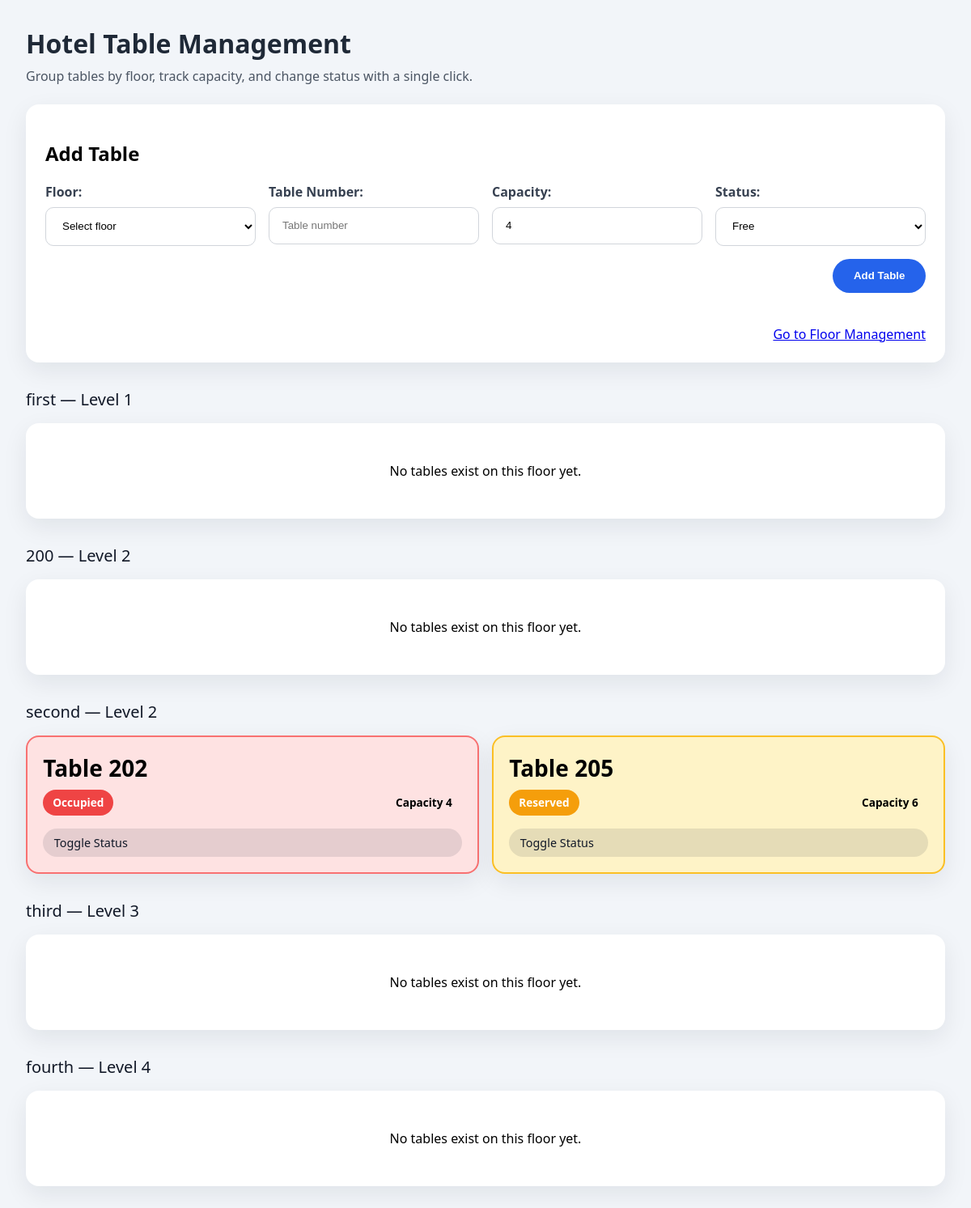
The page / on the database its author committed.
### tables/models.py (models this page shows, shortened)
class Floor(models.Model):
    name = models.CharField(max_length=100)
    level = models.IntegerField(default=1)
    class Meta:
        ordering = ['level', 'name']
    def __str__(self):
        return f"{self.name} (Level {self.level})"

class Table(models.Model):
    STATUS_FREE = 'free'
    STATUS_OCCUPIED = 'occupied'
    STATUS_RESERVED = 'reserved'
    STATUS_CHOICES = [
        (STATUS_FREE, 'Free'),
        (STATUS_OCCUPIED, 'Occupied'),
        (STATUS_RESERVED, 'Reserved'),
    ]
    floor = models.ForeignKey(Floor, on_delete=models.CASCADE, related_name='tables')
    number = models.IntegerField(unique=True)
    capacity = models.PositiveIntegerField(default=4)
    status = models.CharField(max_length=20, choices=STATUS_CHOICES, default=STATUS_FREE)
    class Meta:
        ordering = ['floor__level', 'number']
    @property
    def display_number(self):
        if self.number >= 100:
            return self.number
        return int(f"{self.floor.level}{self.number:02d}")

### tables/views.py (the view)
# urls.py: path('', views.table_dashboard, name='table_dashboard'),
def table_dashboard(request):
    floors = Floor.objects.prefetch_related(
        Prefetch('tables', queryset=Table.objects.order_by('number'))
    ).order_by('level', 'name')
    table_form = TableForm(request.POST or None)
    if request.method == 'POST' and request.POST.get('form_type') == 'table' and table_form.is_valid():
        table_form.save()
        return redirect('table_dashboard')
    return render(request, 'tables/table_dashboard.html', {
        'floors': floors,
        'table_form': table_form,
    })

### tables/forms.py
class TableForm(forms.ModelForm):
    floor = forms.ModelChoiceField(
        queryset=Floor.objects.all(),
        empty_label='Select floor',
        widget=forms.Select(attrs={'class': 'form-control'}),
        label='Floor',
    )
    class Meta:
        model = Table
        fields = ['floor', 'number', 'capacity', 'status']
        widgets = {
            'number': forms.NumberInput(attrs={'class': 'form-control', 'placeholder': 'Table number'}),
            'capacity': forms.NumberInput(attrs={'class': 'form-control', 'placeholder': 'Capacity'}),
            'status': forms.Select(attrs={'class': 'form-control'}),
        }
        labels = {
            'number': 'Table Number',
            'capacity': 'Capacity',
            'status': 'Status',
        }

### tables/templates/tables/table_dashboard.html (shortened to what this page needs)
<!DOCTYPE html>
<html lang="en">
<head>
</head>
<body>
    <div class="container">
        <div class="header">
            <div>
                <h1>Hotel Table Management</h1>
                <p>Group tables by floor, track capacity, and change status with a single click.</p>
            </div>
        </div>
        <section class="table-add">
            <div style="display:grid; grid-template-columns: 1fr; gap: 1rem;">
                <div>
                    <h2>Add Table</h2>
                    <form method="post" novalidate>
                        <div class="form-grid">
                            <div class="form-group">
                                {{ table_form.floor.label_tag }}
                                {{ table_form.floor }}
                            </div>
                            <div class="form-group">
                                {{ table_form.number.label_tag }}
                                {{ table_form.number }}
                            </div>
                            <div class="form-group">
                                {{ table_form.capacity.label_tag }}
                                {{ table_form.capacity }}
                            </div>
                            <div class="form-group">
                                {{ table_form.status.label_tag }}
                                {{ table_form.status }}
                            </div>
                        </div>
                        <div class="form-actions">
                            <button type="submit">Add Table</button>
                        </div>
                    </form>
                </div>
                <div style="text-align:right;">
                    <a href="{% url 'floor_dashboard' %}" class="btn btn-secondary" style="display:inline-block; margin-top: 1.5rem;">Go to Floor Management</a>
                </div>
            </div>
        </section>
        {% if floors %}
            {% for floor in floors %}
                <section class="floor-group">
                    <div class="floor-title">{{ floor.name }} — Level {{ floor.level }}</div>
                    {% if floor.tables.all %}
                        <div class="card-grid">
                            {% for table in floor.tables.all %}
                                <div class="table-card {{ table.status }}">
                                    <a href="{% url 'table_orders' table.pk %}" class="table-card-link">
                                        <div class="table-number">Table {{ table.display_number }}</div>
                                        <div class="table-meta">
                                            <span class="meta-pill pill-{{ table.status }}">{{ table.get_status_display }}</span>
                                            <span class="meta-pill">Capacity {{ table.capacity }}</span>
                                        </div>
                                    </a>
                                    <a class="table-action" href="{% url 'toggle_table' table.pk %}">Toggle Status</a>
                                </div>
                            {% endfor %}
                        </div>
                    {% else %}
                        <div class="empty-state">
                            <p>No tables exist on this floor yet.</p>
                        </div>
                    {% endif %}
                </section>
            {% endfor %}
        {% else %}
            <div class="empty-state">
                <p>No floors or tables have been created yet.</p>
            </div>
        {% endif %}
    </div>
</body>
</html>

### tables/templates/tables/table_dashboard.html (style rules this page uses)
body { margin: 0; font-family: 'Segoe UI', Tahoma, Geneva, Verdana, sans-serif; background: #f2f5f9; }
.container { max-width: 1200px; margin: 0 auto; padding: 2rem; }
.header { display: flex; justify-content: space-between; align-items: center; margin-bottom: 1.5rem; }
.header h1 { margin: 0; font-size: 2rem; color: #1f2937; }
.header p { margin: 0.5rem 0 0; color: #4b5563; }
.card-grid { display: grid; grid-template-columns: repeat(auto-fit, minmax(220px, 1fr)); gap: 1rem; }
.floor-group { margin-bottom: 2rem; }
.floor-title { font-size: 1.25rem; margin-bottom: 1rem; color: #111827; }
.table-card { display: flex; flex-direction: column; justify-content: space-between; padding: 1.2rem; border-radius: 16px; text-decoration: none; color: inherit; border: 2px solid transparent; background: #fff; box-shadow: 0 10px 30px rgba(15, 23, 42, 0.08); transition: transform 0.18s ease, border-color 0.18s ease; }
.table-card-link { display: block; color: inherit; text-decoration: none; }
.table-action { margin-top: 1rem; display: inline-block; padding: 0.5rem 0.85rem; border-radius: 999px; background: rgba(15,23,42,0.1); color: #111827; text-decoration: none; font-size: 0.9rem; }
.table-card.occupied { background: #fee2e2; border-color: #f87171; }
.table-card.reserved { background: #fef3c7; border-color: #fbbf24; }
.table-number { font-size: 1.75rem; font-weight: 700; margin-bottom: 0.5rem; }
.table-meta { display: flex; justify-content: space-between; gap: 0.75rem; align-items: center; }
.meta-pill { padding: 0.4rem 0.75rem; border-radius: 999px; font-size: 0.85rem; font-weight: 600; }
.pill-occupied { background: #ef4444; color: white; }
.pill-reserved { background: #f59e0b; color: white; }
.table-add { margin-bottom: 2rem; padding: 1.5rem; background: #fff; border-radius: 16px; box-shadow: 0 10px 30px rgba(15, 23, 42, 0.08); }
.form-grid { display: grid; grid-template-columns: repeat(auto-fit, minmax(180px, 1fr)); gap: 1rem; }
.form-group { display: flex; flex-direction: column; gap: 0.5rem; }
label { font-weight: 600; color: #374151; }
select, input[type='number'] { border: 1px solid #d1d5db; border-radius: 10px; padding: 0.9rem 1rem; background: #fff; outline: none; transition: border-color 0.2s ease; }
.form-actions { display: flex; justify-content: flex-end; margin-top: 1rem; }
button { border: none; border-radius: 999px; padding: 0.85rem 1.6rem; background: #2563eb; color: white; font-weight: 600; cursor: pointer; transition: filter 0.2s ease; }
.empty-state { padding: 2rem; text-align: center; border-radius: 16px; background: #ffffff; box-shadow: 0 10px 30px rgba(15, 23, 42, 0.08); }

### rows shown on the page
Floor: name "first", level "1", shows "No tables exist on this floor yet."
Floor: name "200", level "2", shows "No tables exist on this floor yet."
Floor: name "second", level "2"
Table: display_number "202", status "Occupied", capacity "4"
Table: display_number "205", status "Reserved", capacity "6"
Floor: name "third", level "3", shows "No tables exist on this floor yet."
Floor: name "fourth", level "4", shows "No tables exist on this floor yet."

### other values the page prints
{{ table_form.floor.label_tag }} "Floor:"
{{ table_form.number.label_tag }} "Table Number:"
{{ table_form.capacity.label_tag }} "Capacity:"
{{ table_form.status.label_tag }} "Status:"
